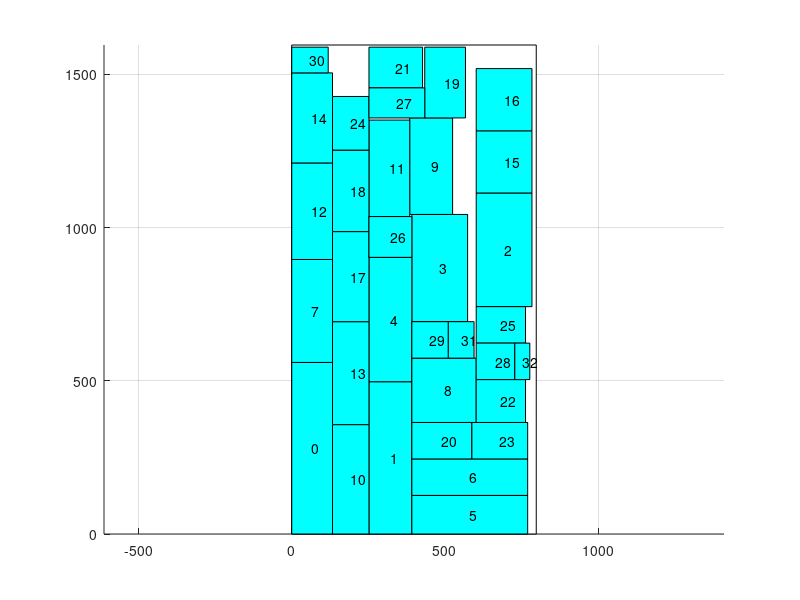

Recreate this plot in MATLAB.
axis equal;
hold on;
grid on;
cap_x=[ 0 0 798 798 0 ];
cap_y=[ 0 1596 1596 0 0 ];
fill(cap_x,cap_y,'w');
block_x=[ 0 133 133 0 0 ];
block_y=[ 0 0 560 560 0 ];
fill(block_x,block_y,'c');
text(66,280,'0');
block_x=[ 252 392 392 252 252 ];
block_y=[ 0 0 497 497 0 ];
fill(block_x,block_y,'c');
text(322,248,'1');
block_x=[ 602 784 784 602 602 ];
block_y=[ 742 742 1113 1113 742 ];
fill(block_x,block_y,'c');
text(693,927,'2');
block_x=[ 392 574 574 392 392 ];
block_y=[ 693 693 1043 1043 693 ];
fill(block_x,block_y,'c');
text(483,868,'3');
block_x=[ 252 392 392 252 252 ];
block_y=[ 497 497 903 903 497 ];
fill(block_x,block_y,'c');
text(322,700,'4');
block_x=[ 392 770 770 392 392 ];
block_y=[ 0 0 126 126 0 ];
fill(block_x,block_y,'c');
text(581,63,'5');
block_x=[ 392 770 770 392 392 ];
block_y=[ 126 126 245 245 126 ];
fill(block_x,block_y,'c');
text(581,185,'6');
block_x=[ 0 133 133 0 0 ];
block_y=[ 560 560 896 896 560 ];
fill(block_x,block_y,'c');
text(66,728,'7');
block_x=[ 392 602 602 392 392 ];
block_y=[ 364 364 574 574 364 ];
fill(block_x,block_y,'c');
text(497,469,'8');
block_x=[ 385 525 525 385 385 ];
block_y=[ 1043 1043 1358 1358 1043 ];
fill(block_x,block_y,'c');
text(455,1200,'9');
block_x=[ 133 252 252 133 133 ];
block_y=[ 0 0 357 357 0 ];
fill(block_x,block_y,'c');
text(192,178,'10');
block_x=[ 252 385 385 252 252 ];
block_y=[ 1036 1036 1351 1351 1036 ];
fill(block_x,block_y,'c');
text(318,1193,'11');
block_x=[ 0 133 133 0 0 ];
block_y=[ 896 896 1211 1211 896 ];
fill(block_x,block_y,'c');
text(66,1053,'12');
block_x=[ 133 252 252 133 133 ];
block_y=[ 357 357 693 693 357 ];
fill(block_x,block_y,'c');
text(192,525,'13');
block_x=[ 0 133 133 0 0 ];
block_y=[ 1211 1211 1505 1505 1211 ];
fill(block_x,block_y,'c');
text(66,1358,'14');
block_x=[ 602 784 784 602 602 ];
block_y=[ 1113 1113 1316 1316 1113 ];
fill(block_x,block_y,'c');
text(693,1214,'15');
block_x=[ 602 784 784 602 602 ];
block_y=[ 1316 1316 1519 1519 1316 ];
fill(block_x,block_y,'c');
text(693,1417,'16');
block_x=[ 133 252 252 133 133 ];
block_y=[ 693 693 987 987 693 ];
fill(block_x,block_y,'c');
text(192,840,'17');
block_x=[ 133 252 252 133 133 ];
block_y=[ 987 987 1253 1253 987 ];
fill(block_x,block_y,'c');
text(192,1120,'18');
block_x=[ 434 567 567 434 434 ];
block_y=[ 1358 1358 1589 1589 1358 ];
fill(block_x,block_y,'c');
text(500,1473,'19');
block_x=[ 392 588 588 392 392 ];
block_y=[ 245 245 364 364 245 ];
fill(block_x,block_y,'c');
text(490,304,'20');
block_x=[ 252 427 427 252 252 ];
block_y=[ 1456 1456 1589 1589 1456 ];
fill(block_x,block_y,'c');
text(339,1522,'21');
block_x=[ 602 763 763 602 602 ];
block_y=[ 364 364 504 504 364 ];
fill(block_x,block_y,'c');
text(682,434,'22');
block_x=[ 588 770 770 588 588 ];
block_y=[ 245 245 364 364 245 ];
fill(block_x,block_y,'c');
text(679,304,'23');
block_x=[ 133 252 252 133 133 ];
block_y=[ 1253 1253 1428 1428 1253 ];
fill(block_x,block_y,'c');
text(192,1340,'24');
block_x=[ 602 763 763 602 602 ];
block_y=[ 623 623 742 742 623 ];
fill(block_x,block_y,'c');
text(682,682,'25');
block_x=[ 252 392 392 252 252 ];
block_y=[ 903 903 1036 1036 903 ];
fill(block_x,block_y,'c');
text(322,969,'26');
block_x=[ 252 434 434 252 252 ];
block_y=[ 1358 1358 1456 1456 1358 ];
fill(block_x,block_y,'c');
text(343,1407,'27');
block_x=[ 602 728 728 602 602 ];
block_y=[ 504 504 623 623 504 ];
fill(block_x,block_y,'c');
text(665,563,'28');
block_x=[ 392 511 511 392 392 ];
block_y=[ 574 574 693 693 574 ];
fill(block_x,block_y,'c');
text(451,633,'29');
block_x=[ 0 119 119 0 0 ];
block_y=[ 1505 1505 1589 1589 1505 ];
fill(block_x,block_y,'c');
text(59,1547,'30');
block_x=[ 511 595 595 511 511 ];
block_y=[ 574 574 693 693 574 ];
fill(block_x,block_y,'c');
text(553,633,'31');
block_x=[ 728 777 777 728 728 ];
block_y=[ 504 504 623 623 504 ];
fill(block_x,block_y,'c');
text(752,563,'32');
